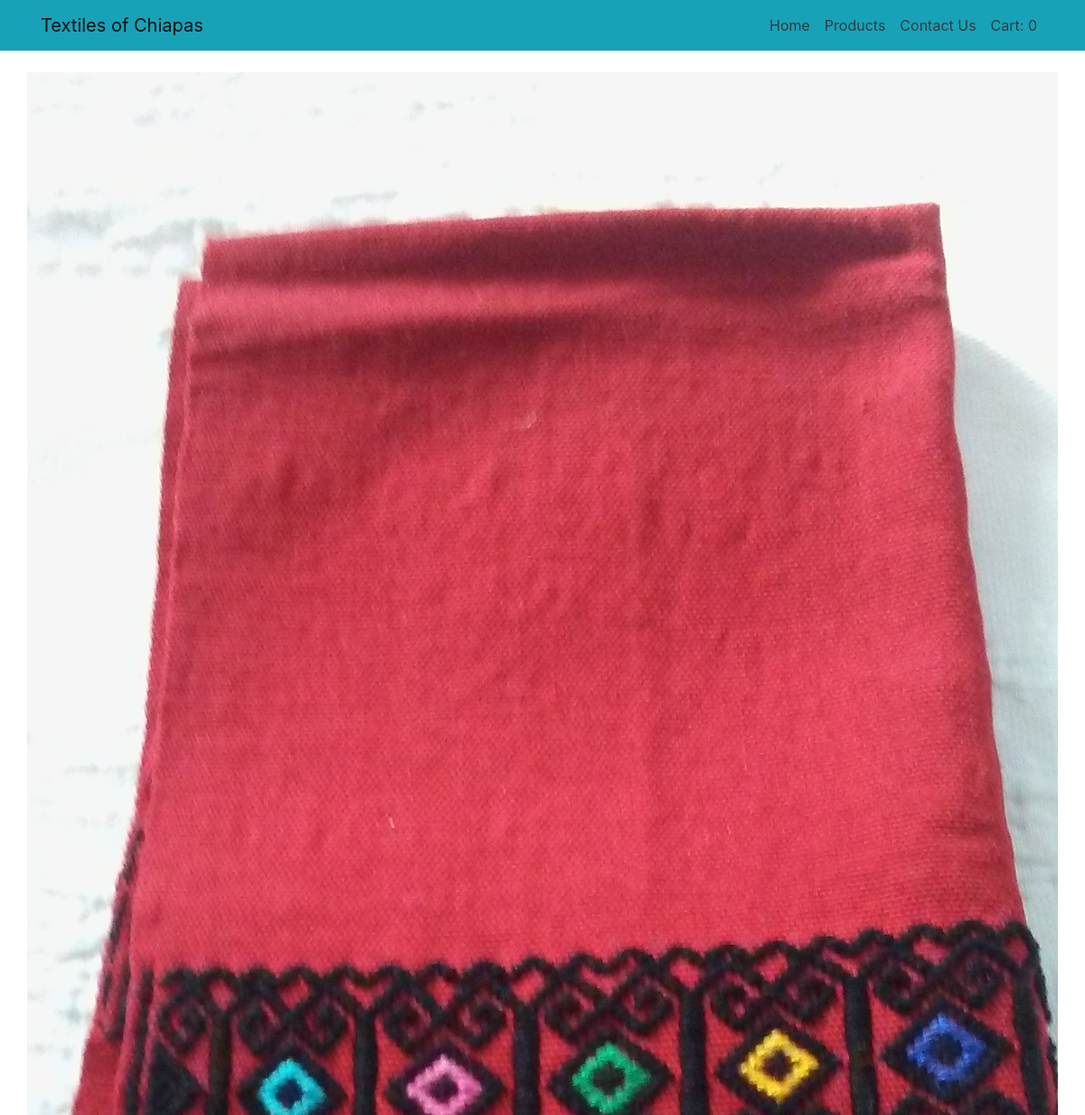
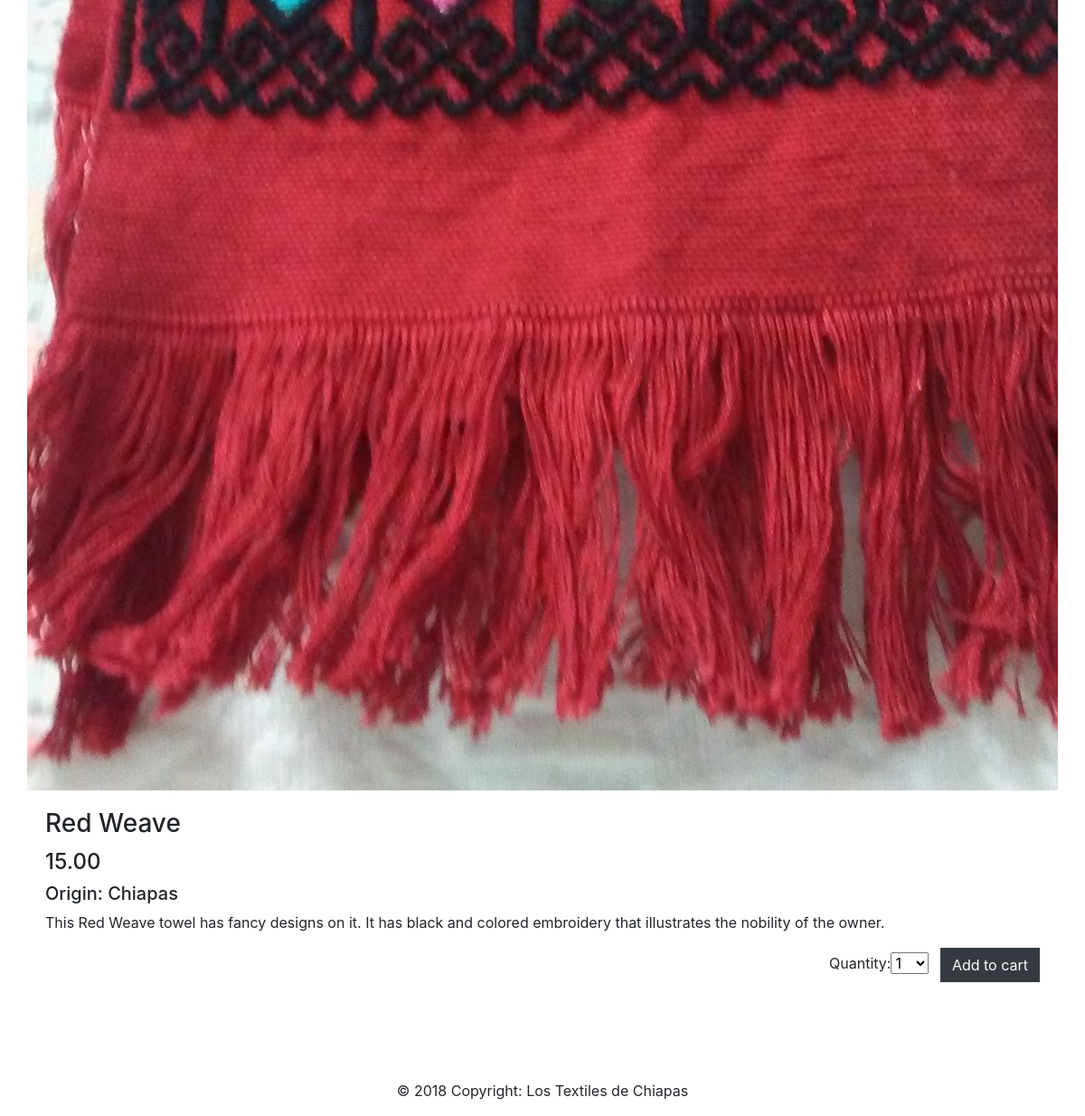
Page /product/1 on the committed database (2 pictures, top to bottom).
### databse/models.py (models this page shows, shortened)
class Product(models.Model):
    name = models.CharField(max_length=200)
    quickDescript = models.TextField(max_length=200, help_text='Enter a brief description of the product')
    description = models.TextField(max_length=1000, help_text='Enter a brief description of the product')
    origin = models.CharField(max_length=200)
    price = models.DecimalField(max_digits=10, decimal_places=2)
    photo = models.ImageField(upload_to='templates/products/%Y/%m/%d', blank = True)
    category = models.ManyToManyField(Category, help_text='Select a category for this product')
    stock = models.IntegerField()

### databse/views.py (the view)
# urls.py: path('product/<int:pk>', views.ProductDetailView.as_view(), name='product-detail'),
class ProductDetailView(generic.DetailView):
    model = Product
    cart_product_form = CartAddProductForm()
    template_name = 'product_detail.html'
    def get_context_data(self, **kwargs):
        context = super(ProductDetailView, self).get_context_data(**kwargs)
        context['cart_product_form'] = CartAddProductForm()
        return context

### cart1/forms.py
class CartAddProductForm(forms.Form):
    quantity = forms.TypedChoiceField(choices=PRODUCT_QUANTITY_CHOICES, coerce=int)
    update = forms.BooleanField(required=False, initial=False, widget=forms.HiddenInput)

### cart1/cart.py (called while the page is built)
    def __len__(self):
        return sum(item['quantity'] for item in self.cart.values())

### cart1/context_processors.py (called while the page is built)
def cart(request):
    return {'cart': Cart(request)}

### databse/templates/product_detail.html (shortened to what this page needs)
{% extends 'base.html' %}
{% load static %}
{% block content %}
<div class="container">
  <div class="row">
    <div class="card mt-4 mb-4 border-0">
      <img class="card-img-top rounded-0 img-fluid" src="{{ product.photo.url }}" alt="">
      <div class="card-body">
        <h3 class="card-title">{{ product.name }}</h3>
        <h4>{{ product.price }}</h4>
        <h5>Origin: {{ product.origin }}</h5>
        <p class="card-text">{{ product.description }}</p>
        <form class="float-right" action="{% url "cart:cart_add" product.id %}" method="post">
          {{ cart_product_form }}
          <input class="btn btn-dark ml-2 rounded-0" type="submit" value="Add to cart">
        </form>
      </div>
    </div>
  </div>
</div>
{% endblock content %}

### rows in the picture
Product: photo (picture), name "Red Weave", price "15.00", origin "Chiapas", description "This Red Weave towel has fancy designs on it. It has black and colored embroidery that illustrates the nobility of the owner."
